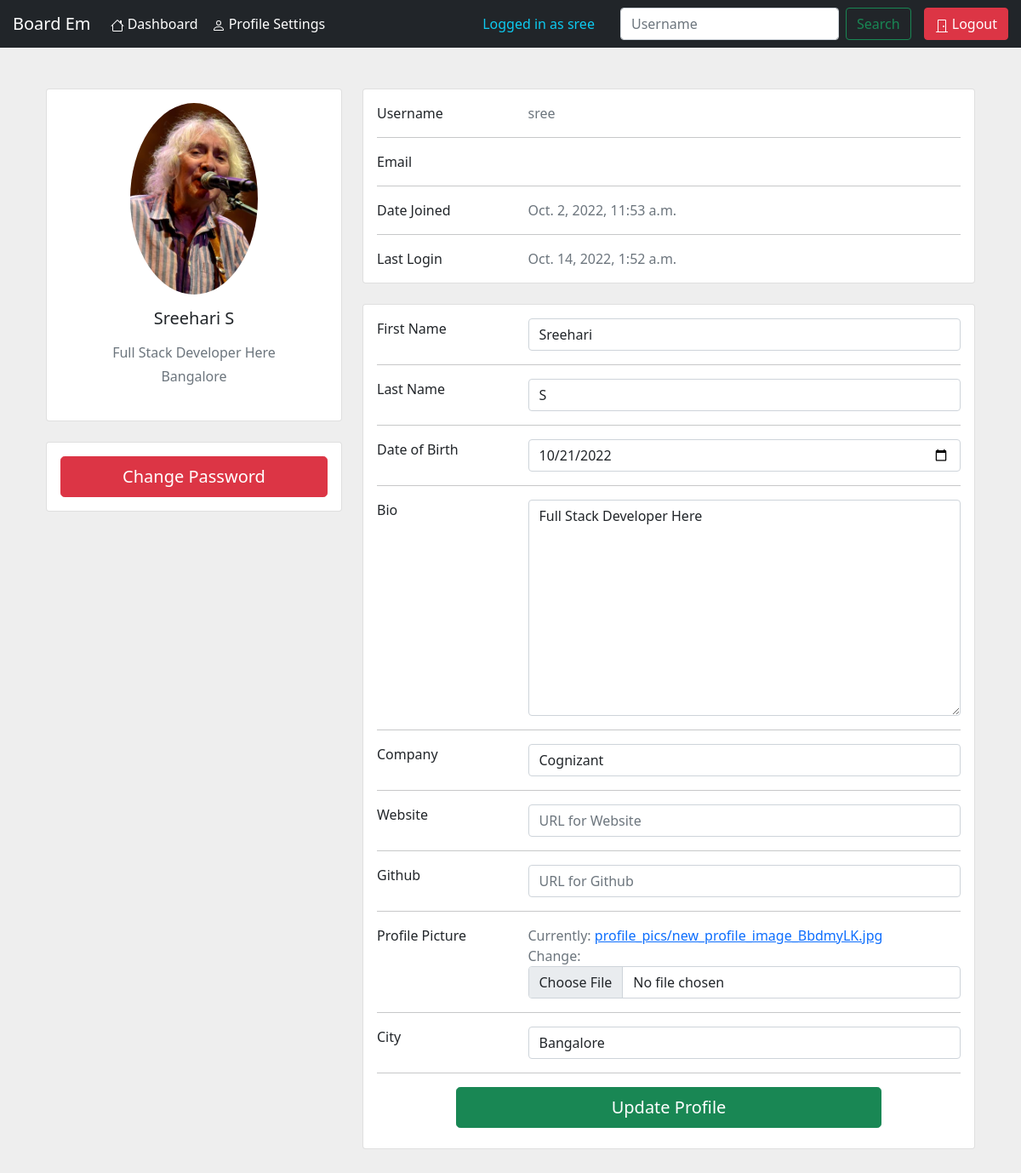
Page /account/profile/ (signed in) on the committed database.
### Intendance/models.py (models this page shows, shortened)
class Profile(models.Model):
    user = models.OneToOneField(User, on_delete=models.CASCADE)
    bio = models.TextField(null=True, blank=True)
    company = models.CharField(max_length=100, null=True, blank=True)
    city = models.CharField(max_length=100, null=True, blank=True)
    website_link = models.URLField(max_length=500, null=True, blank=True)
    github_link = models.URLField(max_length=500, null=True, blank=True)
    image = models.ImageField(default='default.jpg', upload_to='profile_pics')
    date_of_birth = models.DateField(null=True, blank=True)
    account_creation_date = models.DateField(auto_now_add=True)
    account_modified_date = models.DateField(auto_now=True)

### Intendance/views.py (the view)
# urls.py: path('profile/', views.profile_page, name='profile'),
@login_required(login_url='login')
def profile_page(request):
    if request.method == 'POST':
        user_form = UserUpdateForm(request.POST, instance=request.user)
        profile_form = ProfileUpdateForm(request.POST, request.FILES, instance=request.user.profile)
        if user_form.is_valid() and profile_form.is_valid():
            user_form.save()
            profile_form.save()
            messages.success(request, "Your profile has been updated.")
            return redirect('profile')
    else:
        user_form = UserUpdateForm(instance=request.user)
        profile_form = ProfileUpdateForm(instance=request.user.profile)
    data = {
        'u_form':user_form,
        'p_form':profile_form,
    }
    return render(request, 'Intendance/profile_page.html', data)

### Intendance/forms.py
class UserUpdateForm(forms.ModelForm):
    class Meta:
        model = User
        fields = ['first_name','last_name']

class ProfileUpdateForm(forms.ModelForm):
    class Meta:
        model = Profile
        fields = ['bio', 'company', 'city', 'website_link', 'github_link', 'image', 'date_of_birth']

### templates/Intendance/profile_page.html (shortened to what this page needs)
{% extends 'Intendance/base_layout.html' %}
{% load widget_tweaks %}
{% load static %}
{% block profile %}
    <section style="background-color: #eee;">
        <div class="container py-5">
          <div class="row">
            <div class="col-lg-4">
              <div class="card mb-4">
                <div class="card-body text-center">
                  <img src="{{ user.profile.image.url }}" alt="Profile Picture"
                    class="rounded-circle img-fluid" style="width: 150px;">
                  <h5 class="my-3">{{ user.first_name }} {{ user.last_name }}</h5>
                  <p class="text-muted mb-1">{{ user.profile.bio }}</p>
                  <p class="text-muted mb-4">{{ user.profile.city }}</p>
                </div>
              </div>
              <div class="card mb-4 mb-lg-0">
                <div class="card-body p-0">
                  <ul class="list-group list-group-flush rounded-3">
                    <li class="list-group-item d-flex justify-content-between align-items-center p-3">
                      <a class="btn btn-danger btn-lg btn-block" style="width:-webkit-fill-available" href="{% url 'change-password' %}">Change Password </a>
                    </li>
                  </ul>
                </div>
              </div>
            </div>
            <div class="col-lg-8">
              <div class="card mb-4">
                <div class="card-body">
                  <div class="row">
                    <div class="col-sm-3">
                      <p class="mb-0">Username</p>
                    </div>
                    <div class="col-sm-9">
                      <p class="text-muted mb-0">{{ user.username }}</p>
                    </div>
                  </div>
                  <hr>
                  <div class="row">
                    <div class="col-sm-3">
                      <p class="mb-0">Email</p>
                    </div>
                    <div class="col-sm-9">
                    </div>
                  </div>
                  <hr>
                  <div class="row">
                    <div class="col-sm-3">
                      <p class="mb-0">Date Joined</p>
                    </div>
                    <div class="col-sm-9">
                      <p class="text-muted mb-0">{{ user.date_joined }}</p>
                    </div>
                  </div>
                  <hr>
                  <div class="row">
                    <div class="col-sm-3">
                      <p class="mb-0">Last Login</p>
                    </div>
                    <div class="col-sm-9">
                      <p class="text-muted mb-0">{{ user.last_login }}</p>
                    </div>
                  </div>
                </div>
              </div>
              <form method="POST" enctype="multipart/form-data">
              <div class="card mb-4">
                <div class="card-body">
                  <div class="row">
                    <div class="col-sm-3">
                      <p class="mb-0">First Name</p>
                    </div>
                    <div class="col-sm-9">
                      <p class="text-muted mb-0">{% render_field u_form.first_name class="form-control" placeholder="First Name" %}</p>
                    </div>
                  </div>
                  <hr>
                  <div class="row">
                    <div class="col-sm-3">
                      <p class="mb-0">Last Name</p>
                    </div>
                    <div class="col-sm-9">
                      <p class="text-muted mb-0">{% render_field u_form.last_name class="form-control" placeholder="Last Name" %}</p>
                    </div>
                  </div>
                  <hr>
                  <div class="row">
                    <div class="col-sm-3">
                      <p class="mb-0">Date of Birth</p>
                    </div>
                    <div class="col-sm-9">
                      <p class="text-muted mb-0">{% render_field p_form.date_of_birth class="form-control" placeholder="Date of Birth" type="date" %}</p>
                    </div>
                  </div>
                  <hr>
                  <div class="row">
                    <div class="col-sm-3">
                      <p class="mb-0">Bio</p>
                    </div>
                    <div class="col-sm-9">
                      <p class="text-muted mb-0">{% render_field p_form.bio class="form-control" placeholder="Bio" %}</p>
                    </div>
                  </div>
                  <hr>
                  <div class="row">
                    <div class="col-sm-3">
                      <p class="mb-0">Company</p>
                    </div>
                    <div class="col-sm-9">
                      <p class="text-muted mb-0">{% render_field p_form.company class="form-control" placeholder="Company" %}</p>
                    </div>
                  </div>
                  <hr>
                  <div class="row">
                    <div class="col-sm-3">
                      <p class="mb-0">Website</p>
                    </div>
                    <div class="col-sm-9">
                      <p class="text-muted mb-0">{% render_field p_form.website_link class="form-control" placeholder="URL for Website" %}</p>
                    </div>
                  </div>
                  <hr>
                  <div class="row">
                    <div class="col-sm-3">
                      <p class="mb-0">Github</p>
                    </div>
                    <div class="col-sm-9">
                      <p class="text-muted mb-0">{% render_field p_form.github_link class="form-control" placeholder="URL for Github" %}</p>
                    </div>
                  </div>
                  <hr>
                  <div class="row">
                    <div class="col-sm-3">
                      <p class="mb-0">Profile Picture</p>
                    </div>
                    <div class="col-sm-9">
                      <p class="text-muted mb-0">{% render_field p_form.image class="form-control" %}</p>
                    </div>
                  </div>
                  <hr>
                  <div class="row">
                    <div class="col-sm-3">
                      <p class="mb-0">City</p>
                    </div>
                    <div class="col-sm-9">
                      <p class="text-muted mb-0">{% render_field p_form.city class="form-control" placeholder="City" %}</p>
                    </div>
                  </div>
                  <hr>
                  <div class="d-flex justify-content-center mb-2">
                    <input class="btn btn-success btn-lg btn-block" value="Update Profile" style="width:500px" type="submit" class="btn btn-primary" />
                  </div>
                </div>
              </div>
            </form>
              </div>
            </div>
          </div>
      </section>
{% endblock profile %}

### templates/Intendance/account_navbar.html (shortened to what this page needs)
<nav class="navbar navbar-expand-lg navbar-dark bg-dark">
    <a style="margin-left:15px;margin-right:15px" class="navbar-brand" href="{% url 'acc-page' %}" >Board Em</a>
    <div class="collapse navbar-collapse" id="navbarText">
      <ul class="navbar-nav nav justify-content-end">
          <li class="nav-item"><a class="nav-link text-white" href="{% url 'acc-page' %}">
            Dashboard</a></li>
            <li class="nav-item"><a class="nav-link text-white" href="{% url 'profile' %}">
              Profile Settings</a></li>
      </ul>
    </div>
    <span class="navbar-text text-info" style="margin:0 30px 0 30px">
      Logged in as {{ user.username }}
    </span>
    <form class="d-flex" role="search" action="{% url 'search-user' %}" method="POST">
      <input class="form-control me-2" type="search" placeholder="Username" aria-label="Search" name="username" autocomplete="off">
      <button class="btn btn-outline-success" type="submit">Search</button>
    </form>
    <ul class="navbar-nav nav justify-content-end pull-right" style="margin-left:15px;margin-right:15px">
      <li class="nav-item"><a class="btn btn-danger" href="{% url 'logout' %}">
        <svg xmlns="http://www.w3.org/2000/svg" width="16" height="16" fill="currentColor" class="bi bi-door-closed" viewBox="0 0 16 16">
          <path d="M3 2a1 1 0 0 1 1-1h8a1 1 0 0 1 1 1v13h1.5a.5.5 0 0 1 0 1h-13a.5.5 0 0 1 0-1H3V2zm1 13h8V2H4v13z"/>
          <path d="M9 9a1 1 0 1 0 2 0 1 1 0 0 0-2 0z"/>
        </svg>
        Logout</a></li>
    </ul>
</nav>

### rows in the picture
Profile: date_of_birth "10/21/2022", bio "Full Stack Developer Here", company "Cognizant", city "Bangalore"

### other values in the picture
{{ user.username }} "sree"
{{ user.first_name }} "Sreehari"
{{ user.last_name }} "S"
{{ user.profile.bio }} "Full Stack Developer Here"
{{ user.profile.city }} "Bangalore"
{{ user.date_joined }} "Oct. 2, 2022, 11:53 a.m."
{{ user.last_login }} "Oct. 14, 2022, 1:52 a.m."
